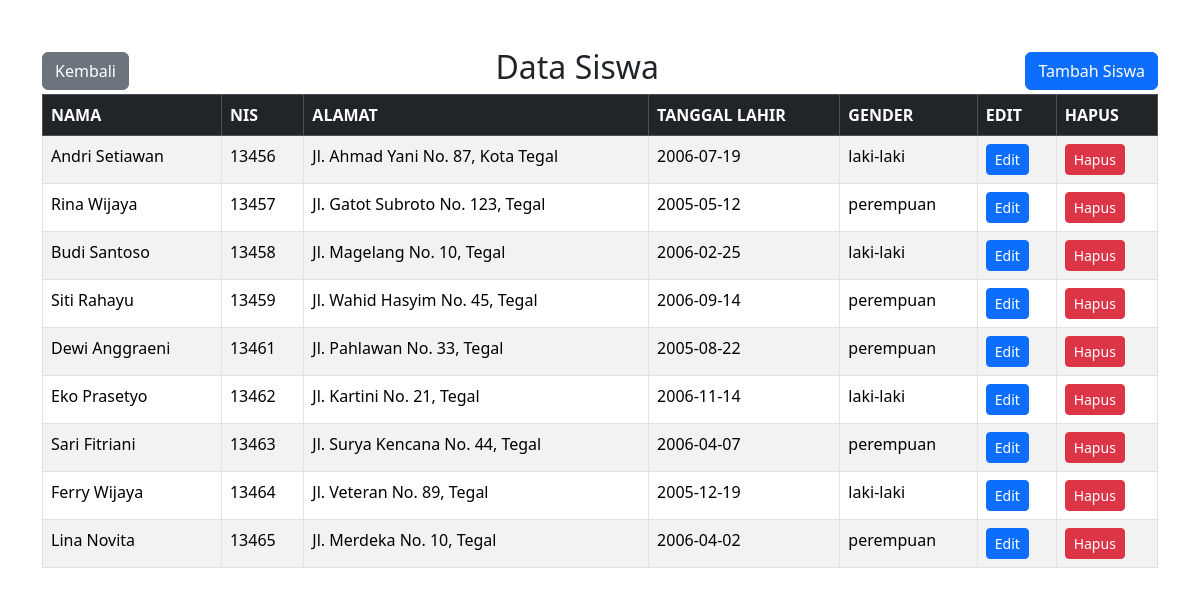
Screenshot of /siswa/siswa.php with the database file from the repository.
### tables this page shows
CREATE TABLE `siswa` (
  `nis` int(11) NOT NULL,
  `nama` varchar(50) NOT NULL,
  `alamat` varchar(50) NOT NULL,
  `tanggal_lahir` date NOT NULL,
  `gender_id_gender` int(11) NOT NULL
);

### siswa/siswa.php (the view, shortened to what this page needs)
<!DOCTYPE html>
<html lang="en">
<head>
    <link rel="stylesheet" href="../bootstrap-5.3.2-dist/css/bootstrap.min.css">
</head>
<body>
<div class="container mt-5">
    <div class="d-flex justify-content-between align-items-center">
        <a href="..\home.php" class="btn btn-secondary">
            <i class="fas fa-arrow-left"></i> Kembali
        </a>
        <h2>Data Siswa</h2>
        <a href="tambah_siswa.php" class="btn btn-primary">
            <i class="fas fa-plus"></i> Tambah Siswa
        </a>
    </div>
    <table class="table table-bordered table-striped">
        <thead class="table-dark">
            <tr>
                <th>NAMA</th>
                <th>NIS</th>
                <th>ALAMAT</th>
                <th>TANGGAL LAHIR</th>
                <th>GENDER</th>
                <th>EDIT</th>
                <th>HAPUS</th>
            </tr>
        </thead>
        <tbody>
            <?php
            $koneksi = mysqli_connect("localhost", "root", "", "sekolah");
            $tampil = "SELECT
                            nama,
                            nis,
                            alamat,
                            tanggal_lahir,
                            CASE
                                WHEN gender_id_gender = 0 THEN 'perempuan'
                                ELSE 'laki-laki'
                            END AS gender
                        FROM siswa";
            $hasil  = mysqli_query($koneksi, $tampil);
            while ($data = mysqli_fetch_array($hasil)) {
                echo "<tr>";
                echo "<td>" . $data['nama'] . "</td>";
                echo "<td>" . $data['nis'] . "</td>";
                echo "<td>" . $data['alamat'] . "</td>";
                echo "<td>" . $data['tanggal_lahir'] . "</td>";
                echo "<td>" . $data['gender'] . "</td>";
                echo "<td><a href='edit_siswa.php?id=" . $data['nis'] . "' class='btn btn-primary btn-sm'>Edit</a></td>";
                echo "<td><a href='hapus_siswa.php?id=" . $data['nis'] . "' class='btn btn-danger btn-sm' onclick='return confirm(\"Apakah Anda yakin ingin menghapus siswa ini?\")'>Hapus</a></td>";
                echo "</tr>";
            }
            ?>
        </tbody>
    </table>
</div>
</body>
</html>

### rows the page displays
siswa: nama "Andri Setiawan", nis "13456", alamat "Jl. Ahmad Yani No. 87, Kota Tegal", tanggal_lahir "2006-07-19", gender "laki-laki"
siswa: nama "Rina Wijaya", nis "13457", alamat "Jl. Gatot Subroto No. 123, Tegal", tanggal_lahir "2005-05-12", gender "perempuan"
siswa: nama "Budi Santoso", nis "13458", alamat "Jl. Magelang No. 10, Tegal", tanggal_lahir "2006-02-25", gender "laki-laki"
siswa: nama "Siti Rahayu", nis "13459", alamat "Jl. Wahid Hasyim No. 45, Tegal", tanggal_lahir "2006-09-14", gender "perempuan"
siswa: nama "Dewi Anggraeni", nis "13461", alamat "Jl. Pahlawan No. 33, Tegal", tanggal_lahir "2005-08-22", gender "perempuan"
siswa: nama "Eko Prasetyo", nis "13462", alamat "Jl. Kartini No. 21, Tegal", tanggal_lahir "2006-11-14", gender "laki-laki"
siswa: nama "Sari Fitriani", nis "13463", alamat "Jl. Surya Kencana No. 44, Tegal", tanggal_lahir "2006-04-07", gender "perempuan"
siswa: nama "Ferry Wijaya", nis "13464", alamat "Jl. Veteran No. 89, Tegal", tanggal_lahir "2005-12-19", gender "laki-laki"
siswa: nama "Lina Novita", nis "13465", alamat "Jl. Merdeka No. 10, Tegal", tanggal_lahir "2006-04-02", gender "perempuan"
